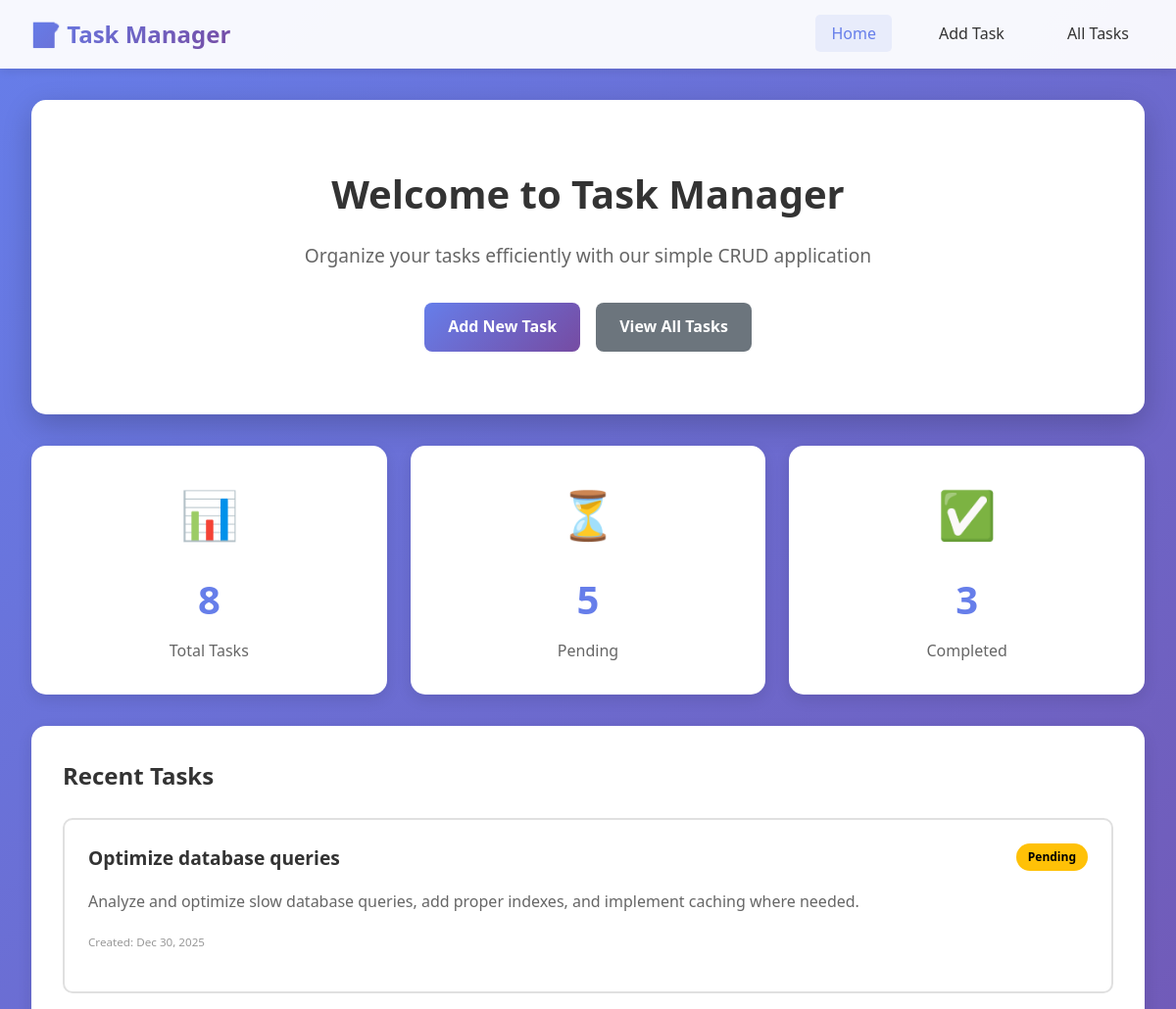
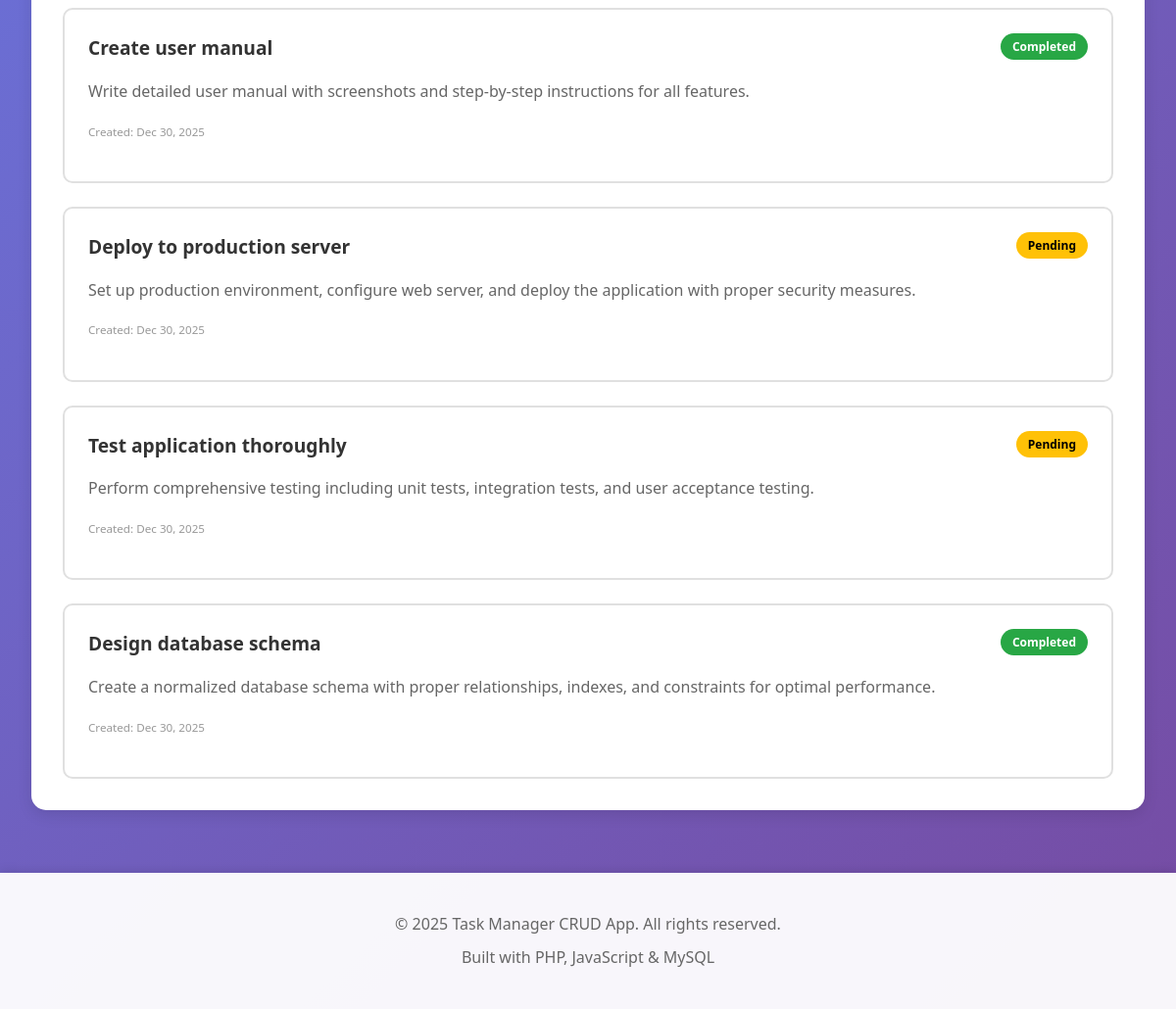
The page / on the database its author committed (2 pictures, top to bottom).
### tables this page shows
CREATE TABLE IF NOT EXISTS tasks (
    id INT AUTO_INCREMENT PRIMARY KEY,
    title VARCHAR(255) NOT NULL,
    description TEXT,
    status ENUM('pending', 'completed') DEFAULT 'pending',
    created_at TIMESTAMP DEFAULT CURRENT_TIMESTAMP,
    updated_at TIMESTAMP DEFAULT CURRENT_TIMESTAMP ON UPDATE CURRENT_TIMESTAMP,
    INDEX idx_status (status),
    INDEX idx_created_at (created_at)
);

### index.php (the view, shortened to what this page needs)
<?php
$pdo = getDBConnection();
$totalStmt = $pdo->query("SELECT COUNT(*) as total FROM tasks");
$total = $totalStmt->fetch()['total'];
$pendingStmt = $pdo->query("SELECT COUNT(*) as pending FROM tasks WHERE status = 'pending'");
$pending = $pendingStmt->fetch()['pending'];
$completedStmt = $pdo->query("SELECT COUNT(*) as completed FROM tasks WHERE status = 'completed'");
$completed = $completedStmt->fetch()['completed'];
$recentStmt = $pdo->query("SELECT * FROM tasks ORDER BY created_at DESC LIMIT 5");
$recentTasks = $recentStmt->fetchAll();
require_once 'header.php';
?>
<div class="hero">
    <h1>Welcome to Task Manager</h1>
    <p>Organize your tasks efficiently with our simple CRUD application</p>
    <div class="hero-buttons">
        <a href="create.php" class="btn btn-primary">Add New Task</a>
        <a href="list.php" class="btn btn-secondary">View All Tasks</a>
    </div>
</div>
<div class="stats-container">
    <div class="stat-card">
        <div class="stat-icon">📊</div>
        <div class="stat-number"><?php echo $total; ?></div>
        <div class="stat-label">Total Tasks</div>
    </div>
    <div class="stat-card">
        <div class="stat-icon">⏳</div>
        <div class="stat-number"><?php echo $pending; ?></div>
        <div class="stat-label">Pending</div>
    </div>
    <div class="stat-card">
        <div class="stat-icon">✅</div>
        <div class="stat-number"><?php echo $completed; ?></div>
        <div class="stat-label">Completed</div>
    </div>
</div>
<?php if (count($recentTasks) > 0): ?>
<div class="section">
    <h2>Recent Tasks</h2>
    <div class="task-list">
        <?php foreach ($recentTasks as $task): ?>
        <div class="task-card">
            <div class="task-header">
                <h3><?php echo htmlspecialchars($task['title']); ?></h3>
                <span class="badge badge-<?php echo $task['status']; ?>">
                    <?php echo ucfirst($task['status']); ?>
                </span>
            </div>
            <p class="task-description">
                <?php echo htmlspecialchars($task['description'] ?: 'No description'); ?>
            </p>
            <div class="task-meta">
                <small>Created: <?php echo date('M d, Y', strtotime($task['created_at'])); ?></small>
            </div>
        </div>
        <?php endforeach; ?>
    </div>
</div>
<?php endif; ?>
<?php require_once 'footer.php'; ?>

### assets/css/style.css (style rules this page uses)
* { margin: 0; padding: 0; box-sizing: border-box; }
body { font-family: 'Segoe UI', Tahoma, Geneva, Verdana, sans-serif; background: linear-gradient(135deg, #667eea 0%, #764ba2 100%); min-height: 100vh; line-height: 1.6; }
.hero { background: white; padding: 4rem 2rem; border-radius: 15px; text-align: center; box-shadow: 0 10px 30px rgba(0,0,0,0.2); margin-bottom: 2rem; }
.hero h1 { font-size: 2.5rem; color: #333; margin-bottom: 1rem; }
.hero p { font-size: 1.2rem; color: #666; margin-bottom: 2rem; }
.hero-buttons { display: flex; gap: 1rem; justify-content: center; }
.stats-container { display: grid; grid-template-columns: repeat(auto-fit, minmax(250px, 1fr)); gap: 1.5rem; margin-bottom: 2rem; }
.stat-card { background: white; padding: 2rem; border-radius: 15px; text-align: center; box-shadow: 0 5px 15px rgba(0,0,0,0.1); transition: transform 0.3s; }
.stat-icon { font-size: 3rem; margin-bottom: 1rem; }
.stat-number { font-size: 2.5rem; font-weight: bold; color: #667eea; margin-bottom: 0.5rem; }
.stat-label { color: #666; font-size: 1rem; }
.btn { padding: 0.75rem 1.5rem; border: none; border-radius: 8px; font-size: 1rem; font-weight: 600; cursor: pointer; text-decoration: none; display: inline-block; transition: all 0.3s; }
.btn-primary { background: linear-gradient(135deg, #667eea 0%, #764ba2 100%); color: white; }
.btn-secondary { background: #6c757d; color: white; }
.section { background: white; padding: 2rem; border-radius: 15px; box-shadow: 0 5px 15px rgba(0,0,0,0.1); margin-bottom: 2rem; }
.section h2 { margin-bottom: 1.5rem; color: #333; }
.task-list, .task-grid { display: grid; gap: 1.5rem; }
.task-card { background: white; border: 2px solid #e0e0e0; border-radius: 10px; padding: 1.5rem; transition: all 0.3s; }
.task-header { display: flex; justify-content: space-between; align-items: start; margin-bottom: 1rem; }
.task-header h3 { color: #333; font-size: 1.2rem; flex: 1; }
.task-description { color: #666; margin-bottom: 1rem; line-height: 1.6; }
.task-meta { color: #999; font-size: 0.875rem; margin-bottom: 1rem; }
.badge { padding: 0.25rem 0.75rem; border-radius: 20px; font-size: 0.75rem; font-weight: 600; white-space: nowrap; }
.badge-pending { background: #ffc107; color: #000; }
.badge-completed { background: #28a745; color: white; }

### rows shown on the page
tasks: title "Optimize database queries", status "Pending", description "Analyze and optimize slow database queries, add proper indexes, and implement caching where needed.", created_at "Dec 30, 2025"
tasks: title "Create user manual", status "Completed", description "Write detailed user manual with screenshots and step-by-step instructions for all features.", created_at "Dec 30, 2025"
tasks: title "Deploy to production server", status "Pending", description "Set up production environment, configure web server, and deploy the application with proper security measures.", created_at "Dec 30, 2025"
tasks: title "Test application thoroughly", status "Pending", description "Perform comprehensive testing including unit tests, integration tests, and user acceptance testing.", created_at "Dec 30, 2025"
tasks: title "Design database schema", status "Completed", description "Create a normalized database schema with proper relationships, indexes, and constraints for optimal performance.", created_at "Dec 30, 2025"

### other values the page prints
$total "8"
$pending "5"
$completed "3"
